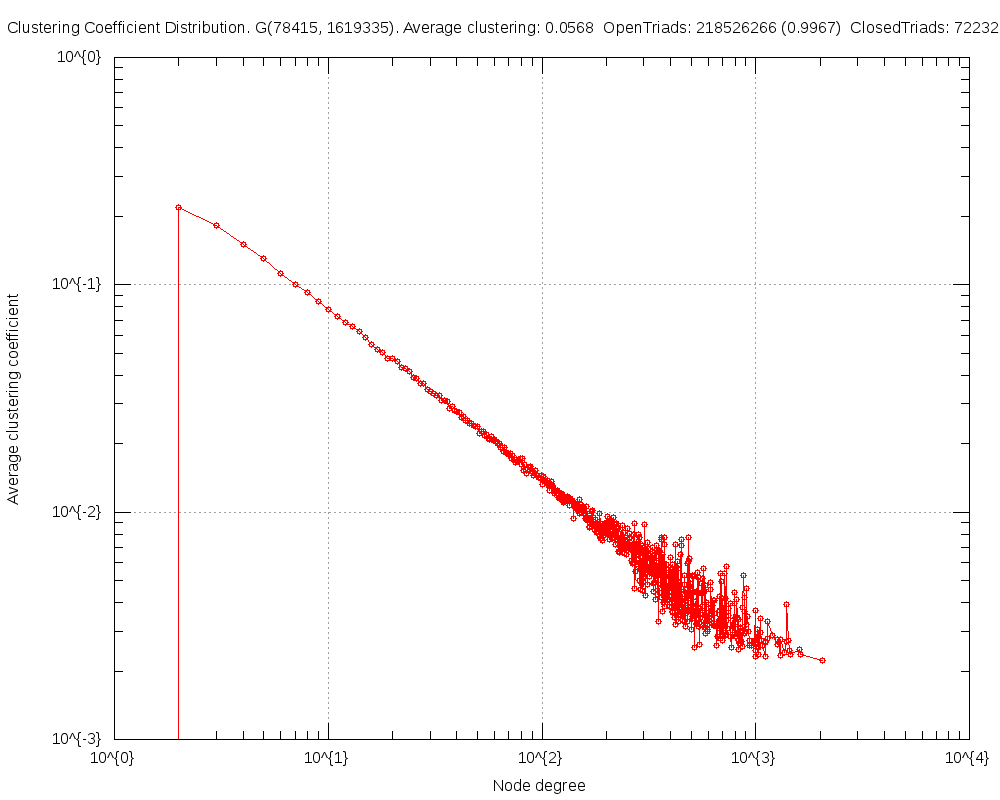

The script that saved this image:
#
# Clustering Coefficient Distribution. G(78415, 1619335). Average clustering: 0.0568  OpenTriads: 218526266 (0.9967)  ClosedTriads: 722326 (0.0033) (Sun May  4 14:17:54 2014)
#

set title "Clustering Coefficient Distribution. G(78415, 1619335). Average clustering: 0.0568  OpenTriads: 218526266 (0.9967)  ClosedTriads: 722326 (0.0033)"
set key bottom right
set logscale xy 10
set format x "10^{%L}"
set mxtics 10
set format y "10^{%L}"
set mytics 10
set grid
set xlabel "Node degree"
set ylabel "Average clustering coefficient"
set tics scale 2
set terminal png size 1000,800
set output 'ccf.FRDG_TCL_3.png'
plot 	"ccf.FRDG_TCL_3.tab" using 1:2 title "" with linespoints pt 6
